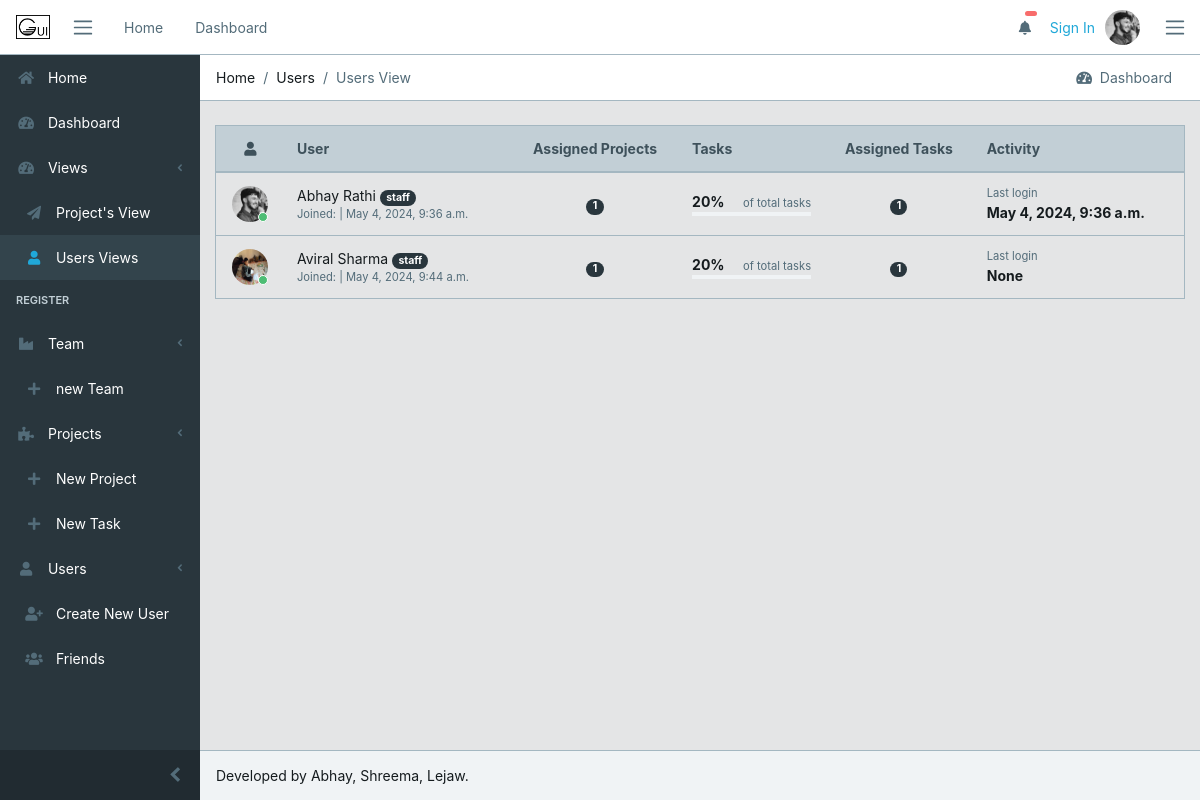
The app's page /register/users/ with its own data.
### register/models.py (models this page shows, shortened)
class UserProfile(models.Model):
    user = models.ForeignKey(User, on_delete=models.CASCADE)
    company = models.ForeignKey(Company, on_delete=models.CASCADE)
    project = models.ManyToManyField(Project, blank=True)
    friends = models.ManyToManyField('self', blank=True)
    img = models.ImageField(upload_to='core/avatar',
                            blank=True, default='core/avatar/blank_profile.png')

### register/views.py (the view)
# urls.py: path('users/', views.usersView, name='users'),
def usersView(request):
    users = UserProfile.objects.all()
    tasks = Task.objects.all()
    context = {
        'users': users,
        'tasks': tasks,
    }
    return render(request, 'users.html', context)

### register/templates/users.html (shortened to what this page needs)
{% extends 'base.html' %}
{% load static %}
{% block breadcrumb %}
        <li class="breadcrumb-item">Home</li>
        <li class="breadcrumb-item">Users</li>
        <li class="breadcrumb-item active">Users View</li>
{% endblock breadcrumb%}
{% block content %}
<div class="container-fluid">
    <div class="animated fade-in">
        <div class="row">
            <table class="table table-responsive-sm table-hover table-outline mb-5 ">
                <thead class="thead-light">
                <tr>
                    <th class="text-center"><i class="fa fa-user"></i></th>
                    <th>User</th>
                    <th class="text-center">Assigned Projects</th>
                    <th>Tasks</th>
                    <th class="text-center">Assigned Tasks</th>
                    <th>Activity</th>
                </tr>
            </thead>
                    <tbody>
                        {% for user1 in users %}
                        <tr>
                            <td class="text-center">
                                <div class="avatar">
                                <img src="{{ user1.img.url }}" class="img-avatar" alt="{{ user1.email }}">
                                <span class="avatar-status badge-success"></span>
                                </div>
                            </td>
                            <td>
                                {% if user1.user.get_full_name %}
                                <div>{{ user1.user.get_full_name }}{% if user1.user.is_staff %} <span class="badge badge-pill badge-dark"> staff</span> {% endif %}</div>
                                {% else %}
                                <div>{{ user1.user.username }}{% if user1.user.is_staff %} <span class="badge badge-pill badge-dark"> staff</span> {% endif %}</div>
                                {% endif %}
                                <div class="small text-muted">
                                <span>Joined:</span> | {{ user1.user.date_joined }}
                                </div>
                            </td>
                            <td class="text-center">
                                <span class="badge badge-pill badge-dark">{{ user1.user.project_set.all.count }}</span>
                            </td>
                            <td>
                                <div class="clearfix">
                                <div class="float-left">
                                <strong>{% widthratio user1.user.task_set.values.count  tasks.count 100 %}%</strong>
                                </div>
                                <div class="float-right">
                                <small class="text-muted">of total tasks</small>
                                </div>
                                </div>
                                <div class="progress progress-xs">
                                </div>
                            </td>
                            <td class="text-center">
                                <span class="badge badge-pill badge-dark">{{ user1.user.task_set.values.count }}</span>
                            </td>
                            <td>
                                <div class="small text-muted">Last login</div>
                                <strong>{{ user1.user.last_login }}</strong>
                            </td>
                        </tr>
                        {% endfor %}
                    </tbody>
                </table>
            </div>
        </div>
    </div>
</div>
{% endblock %}

### records on screen
UserProfile: img (picture), user.get_full_name "Abhay Rathi", shows "staff", user.date_joined "May 4, 2024, 9:36 a.m.", user.project_set.all.count "1", user "20", user.task_set.values.count "1", user.last_login "May 4, 2024, 9:36 a.m."
UserProfile: img (picture), user.get_full_name "Aviral Sharma", shows "staff", user.date_joined "May 4, 2024, 9:44 a.m.", user.project_set.all.count "1", user "20", user.task_set.values.count "1", user.last_login "None"
